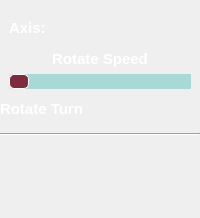
      <widget class="QWidget" name="page_4">
       <layout class="QVBoxLayout" name="verticalLayout_13">
        <property name="leftMargin">
         <number>0</number>
        </property>
        <property name="rightMargin">
         <number>0</number>
        </property>
        <property name="bottomMargin">
         <number>0</number>
        </property>
        <item>
         <layout class="QHBoxLayout" name="horizontalLayout_9" stretch="0,0,0,0">
          <property name="spacing">
           <number>5</number>
          </property>
          <item>
           <widget class="QLabel" name="label_23">
            <property name="minimumSize">
             <size>
              <width>40</width>
              <height>0</height>
             </size>
            </property>
            <property name="maximumSize">
             <size>
              <width>40</width>
              <height>16777215</height>
             </size>
            </property>
            <property name="styleSheet">
             <string notr="true">font-family: &quot;Comic Sans MS&quot;;
font: bold 15px;
color: white;</string>
            </property>
            <property name="text">
             <string>Axis:</string>
            </property>
            <property name="alignment">
             <set>Qt::AlignLeading|Qt::AlignLeft|Qt::AlignVCenter</set>
            </property>
           </widget>
          </item>
          <item>
           <widget class="QToolButton" name="toolButton_x_axis_rotate">
            <property name="cursor">
             <cursorShape>PointingHandCursor</cursorShape>
            </property>
            <property name="styleSheet">
             <string notr="true">QToolButton {
border-radius: 10px;
}
</string>
            </property>
            <property name="text">
             <string/>
            </property>
            <property name="icon">
             <iconset>
              <normaloff>:/icons_ui/x_axis_OFF.png</normaloff>:/icons_ui/x_axis_OFF.png</iconset>
            </property>
            <property name="iconSize">
             <size>
              <width>30</width>
              <height>30</height>
             </size>
            </property>
           </widget>
          </item>
          <item>
           <widget class="QToolButton" name="toolButton_y_axis_rotate">
            <property name="cursor">
             <cursorShape>PointingHandCursor</cursorShape>
            </property>
            <property name="styleSheet">
             <string notr="true">QToolButton {
border-radius: 10px;
}</string>
            </property>
            <property name="text">
             <string/>
            </property>
            <property name="icon">
             <iconset>
              <normaloff>:/icons_ui/y_axis_ON.png</normaloff>:/icons_ui/y_axis_ON.png</iconset>
            </property>
            <property name="iconSize">
             <size>
              <width>30</width>
              <height>30</height>
             </size>
            </property>
           </widget>
          </item>
          <item>
           <widget class="QToolButton" name="toolButton_x_y_axis_rotate">
            <property name="cursor">
             <cursorShape>PointingHandCursor</cursorShape>
            </property>
            <property name="styleSheet">
             <string notr="true">QToolButton {
border-radius: 10px;
}</string>
            </property>
            <property name="text">
             <string/>
            </property>
            <property name="icon">
             <iconset>
              <normaloff>:/icons_ui/x_y_axis_OFF.png</normaloff>:/icons_ui/x_y_axis_OFF.png</iconset>
            </property>
            <property name="iconSize">
             <size>
              <width>30</width>
              <height>30</height>
             </size>
            </property>
           </widget>
          </item>
         </layout>
        </item>
        <item>
         <layout class="QVBoxLayout" name="verticalLayout_14">
          <property name="topMargin">
           <number>0</number>
          </property>
          <item>
           <widget class="QLabel" name="label_24">
            <property name="styleSheet">
             <string notr="true">font-family: &quot;Comic Sans MS&quot;;
font: bold 15px;
color: white;</string>
            </property>
            <property name="text">
             <string>Rotate Speed</string>
            </property>
            <property name="alignment">
             <set>Qt::AlignCenter</set>
            </property>
           </widget>
          </item>
          <item>
           <widget class="QSlider" name="slider_rotate_axis_degress">
            <property name="maximumSize">
             <size>
              <width>16777215</width>
              <height>17</height>
             </size>
            </property>
            <property name="cursor">
             <cursorShape>OpenHandCursor</cursorShape>
            </property>
            <property name="styleSheet">
             <string notr="true">QSlider::groove:horizontal {
    background: white;
	left: 9px; right: 9px;
    position: absolute; /* absolutely position 4px from the left and right of the widget. setting margins on the widget should work too... */
}
QSlider::add-page:horizontal {
    background: rgb(169, 217, 215);
   border: 1px solid rgb(169, 217, 215);
	border-radius:1px;
}
QSlider::sub-page:horizontal {
    background: rgb(237, 236, 238);
   border: 1px solid rgb(228, 226, 229);
	border-radius:1px;
}
QSlider::handle:horizontal {
background: rgb(126, 44, 61); 
border-radius:5px; 
border: 1px solid white; 
width: 18px;  
}</string>
            </property>
            <property name="minimum">
             <number>1</number>
            </property>
            <property name="maximum">
             <number>50</number>
            </property>
            <property name="orientation">
             <enum>Qt::Horizontal</enum>
            </property>
           </widget>
          </item>
         </layout>
        </item>
        <item>
         <layout class="QHBoxLayout" name="horizontalLayout_19">
          <property name="topMargin">
           <number>0</number>
          </property>
          <item>
           <widget class="QLabel" name="label_10">
            <property name="styleSheet">
             <string notr="true">font-family: &quot;Comic Sans MS&quot;;
font: bold 15px;
color: white;</string>
            </property>
            <property name="text">
             <string>Rotate Turn</string>
            </property>
           </widget>
          </item>
          <item>
           <widget class="QToolButton" name="toolButton_left_auto_rotate">
            <property name="cursor">
             <cursorShape>PointingHandCursor</cursorShape>
            </property>
            <property name="styleSheet">
             <string notr="true">QToolButton {
border-radius: 10px;
}</string>
            </property>
            <property name="text">
             <string/>
            </property>
            <property name="icon">
             <iconset>
              <normaloff>:/icons_ui/auto_rotate_left_NO.png</normaloff>:/icons_ui/auto_rotate_left_NO.png</iconset>
            </property>
            <property name="iconSize">
             <size>
              <width>25</width>
              <height>25</height>
             </size>
            </property>
           </widget>
          </item>
          <item>
           <widget class="QToolButton" name="toolButton_right_auto_rotate">
            <property name="cursor">
             <cursorShape>PointingHandCursor</cursorShape>
            </property>
            <property name="styleSheet">
             <string notr="true">QToolButton {
border-radius: 10px;
}</string>
            </property>
            <property name="text">
             <string/>
            </property>
            <property name="icon">
             <iconset>
              <normaloff>:/icons_ui/auto_rotate_right_YES.png</normaloff>:/icons_ui/auto_rotate_right_YES.png</iconset>
            </property>
            <property name="iconSize">
             <size>
              <width>25</width>
              <height>25</height>
             </size>
            </property>
           </widget>
          </item>
         </layout>
        </item>
        <item>
         <widget class="Line" name="line">
          <property name="minimumSize">
           <size>
            <width>0</width>
            <height>10</height>
           </size>
          </property>
          <property name="orientation">
           <enum>Qt::Horizontal</enum>
          </property>
         </widget>
        </item>
        <item>
         <layout class="QHBoxLayout" name="horizontalLayout_30">
          <property name="topMargin">
           <number>0</number>
          </property>
          <item>
           <widget class="QToolButton" name="toolButton_play_stop_rotate">
            <property name="styleSheet">
             <string notr="true">QToolButton {
border-radius: 10px;
}</string>
            </property>
            <property name="text">
             <string/>
            </property>
            <property name="icon">
             <iconset>
              <normaloff>:/icons_ui/play-button.png</normaloff>:/icons_ui/play-button.png</iconset>
            </property>
            <property name="iconSize">
             <size>
              <width>30</width>
              <height>30</height>
             </size>
            </property>
           </widget>
          </item>
         </layout>
        </item>
        <item>
         <spacer name="verticalSpacer_6">
          <property name="orientation">
           <enum>Qt::Vertical</enum>
          </property>
          <property name="sizeHint" stdset="0">
           <size>
            <width>20</width>
            <height>40</height>
           </size>
          </property>
         </spacer>
        </item>
       </layout>
      </widget>
